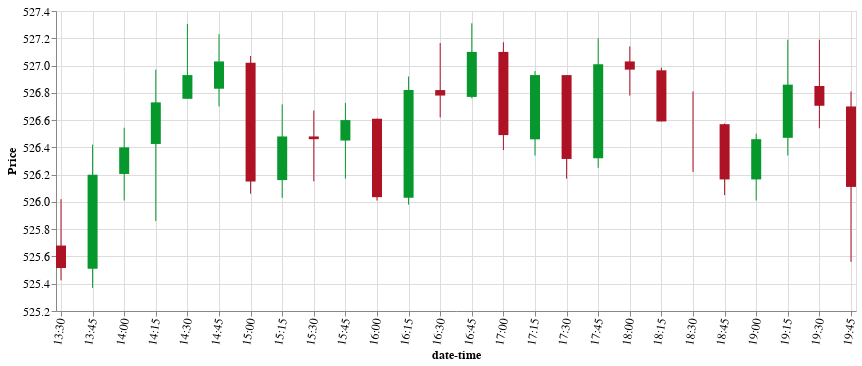

Notebook code cell kept with this figure:
### Code cell
# let's plot
import altair as alt
from vega_datasets import data

# source = data.ohlc()
# display(source.head())
source = df.reset_index()

open_close_color = alt.condition(
    "datum.open <= datum.close",
    alt.value("#06982d"),
    alt.value("#ae1325")
)

base = alt.Chart(source).encode(
    alt.X('Datetime:T')
        .axis(format='%H:%M', labelAngle=-80)
        .title('date-time'),
    color=open_close_color
)

rule = base.mark_rule(size=1).encode(
    alt.Y('low:Q')
        .title('Price')
        .scale(zero=False),
    alt.Y2('high:Q')
)

bar = base.mark_bar(size=10).encode(
    alt.Y('open:Q'),
    alt.Y2('close:Q')
)

(rule+bar).properties(
    width=800,
    height=300
).configure_axis(
    labelFontSize=12,
    titleFontSize=12
)

### Figure 1 — Vega-Lite specification as saved in the notebook (floating-point values rounded to 4 significant figures)
{"config": {"view": {"continuousWidth": 300, "continuousHeight": 300}, "axis": {"labelFontSize": 12, "titleFontSize": 12}}, "layer": [{"mark": {"type": "rule", "size": 1}, "encoding": {"color": {"condition": {"test": "datum.open <= datum.close", "value": "#06982d"}, "value": "#ae1325"}, "x": {"axis": {"format": "%H:%M", "labelAngle": -80}, "field": "Datetime", "title": "date-time", "type": "temporal"}, "y": {"field": "low", "scale": {"zero": false}, "title": "Price", "type": "quantitative"}, "y2": {"field": "high"}}}, {"mark": {"type": "bar", "size": 10}, "encoding": {"color": {"condition": {"test": "datum.open <= datum.close", "value": "#06982d"}, "value": "#ae1325"}, "x": {"axis": {"format": "%H:%M", "labelAngle": -80}, "field": "Datetime", "title": "date-time", "type": "temporal"}, "y": {"field": "open", "type": "quantitative"}, "y2": {"field": "close"}}}], "data": {"name": "data-2668d7a3e21855167fa538c864552d17"}, "height": 300, "width": 800, "$schema": "https://vega.github.io/schema/vega-lite/v5.17.0.json", "datasets": {"data-2668d7a3e21855167fa538c864552d17": [{"Datetime": "2024-05-29T09:30:00-04:00", "open": 525.7, "close": 525.5, "low": 525.4, "high": 526.0, "return": -0.165}, {"Datetime": "2024-05-29T09:45:00-04:00", "open": 525.5, "close": 526.2, "low": 525.4, "high": 526.4, "return": 0.69}, {"Datetime": "2024-05-29T10:00:00-04:00", "open": 526.2, "close": 526.4, "low": 526.0, "high": 526.5, "return": 0.195}, {"Datetime": "2024-05-29T10:15:00-04:00", "open": 526.4, "close": 526.7, "low": 525.9, "high": 527.0, "return": 0.305}, {"Datetime": "2024-05-29T10:30:00-04:00", "open": 526.8, "close": 526.9, "low": 526.8, "high": 527.3, "return": 0.174}, {"Datetime": "2024-05-29T10:45:00-04:00", "open": 526.8, "close": 527.0, "low": 526.7, "high": 527.2, "return": 0.2}, {"Datetime": "2024-05-29T11:00:00-04:00", "open": 527.0, "close": 526.2, "low": 526.1, "high": 527.1, "return": -0.87}, {"Datetime": "2024-05-29T11:15:00-04:00", "open": 526.2, "close": 526.5, "low": 526.0, "high": 526.7, "return": 0.32}, {"Datetime": "2024-05-29T11:30:00-04:00", "open": 526.5, "close": 526.5, "low": 526.2, "high": 526.7, "return": -0.01996}, {"Datetime": "2024-05-29T11:45:00-04:00", "open": 526.5, "close": 526.6, "low": 526.2, "high": 526.7, "return": 0.15}, {"Datetime": "2024-05-29T12:00:00-04:00", "open": 526.6, "close": 526.0, "low": 526.0, "high": 526.6, "return": -0.575}, {"Datetime": "2024-05-29T12:15:00-04:00", "open": 526.0, "close": 526.8, "low": 526.0, "high": 526.9, "return": 0.79}, {"Datetime": "2024-05-29T12:30:00-04:00", "open": 526.8, "close": 526.8, "low": 526.6, "high": 527.2, "return": -0.03998}, {"Datetime": "2024-05-29T12:45:00-04:00", "open": 526.8, "close": 527.1, "low": 526.8, "high": 527.3, "return": 0.3299}, {"Datetime": "2024-05-29T13:00:00-04:00", "open": 527.1, "close": 526.5, "low": 526.4, "high": 527.2, "return": -0.61}, {"Datetime": "2024-05-29T13:15:00-04:00", "open": 526.5, "close": 526.9, "low": 526.3, "high": 527.0, "return": 0.4712}, {"Datetime": "2024-05-29T13:30:00-04:00", "open": 526.9, "close": 526.3, "low": 526.2, "high": 526.9, "return": -0.615}, {"Datetime": "2024-05-29T13:45:00-04:00", "open": 526.3, "close": 527.0, "low": 526.2, "high": 527.2, "return": 0.69}, {"Datetime": "2024-05-29T14:00:00-04:00", "open": 527.0, "close": 527.0, "low": 526.8, "high": 527.1, "return": -0.06006}, {"Datetime": "2024-05-29T14:15:00-04:00", "open": 527.0, "close": 526.6, "low": 526.6, "high": 527.0, "return": -0.375}, {"Datetime": "2024-05-29T14:30:00-04:00", "open": 526.6, "close": 526.6, "low": 526.2, "high": 526.8, "return": -0.0001221}, {"Datetime": "2024-05-29T14:45:00-04:00", "open": 526.6, "close": 526.2, "low": 526.0, "high": 526.6, "return": -0.405}, {"Datetime": "2024-05-29T15:00:00-04:00", "open": 526.2, "close": 526.5, "low": 526.0, "high": 526.5, "return": 0.295}, {"Datetime": "2024-05-29T15:15:00-04:00", "open": 526.5, "close": 526.9, "low": 526.3, "high": 527.2, "return": 0.39}, {"Datetime": "2024-05-29T15:30:00-04:00", "open": 526.8, "close": 526.7, "low": 526.5, "high": 527.2, "return": -0.145}, {"Datetime": "2024-05-29T15:45:00-04:00", "open": 526.7, "close": 526.1, "low": 525.6, "high": 526.8, "return": -0.59}]}}
